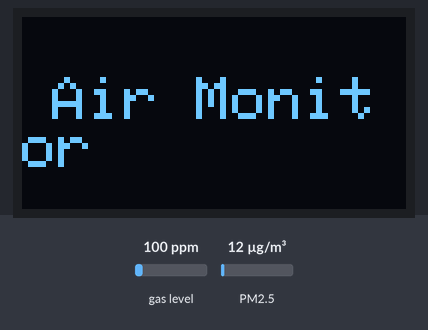
A sketch run on a simulated Arduino Uno, built with avr-gcc and run on an emulated ATmega328P. Shown: 128×64 one-colour display. Inputs (shaded band) come from the test bench; at power-on: gas level 100 ppm, PM2.5 12 µg/m³. What the sketch prints to the serial monitor is not drawn.

Above: at 0.1 s.
At 15.1 s:
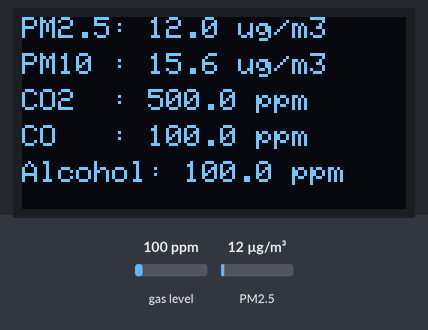

The sketch:

Arduino_Uno_R3_-_Air_Quality_Monitor.ino
```cpp
//----------------------------------------------------------------
// Arduino Uno R3 Air Quality Monitor
//
// Vincent Tjoa
// September 11, 2025

#include <Wire.h>
#include <Adafruit_GFX.h>
#include <Adafruit_SSD1306.h>
#include <SoftwareSerial.h>
#include <SDS011.h>
#include <MQUnifiedsensor.h>

// OLED Setup
#define SCREEN_WIDTH 128
#define SCREEN_HEIGHT 64
Adafruit_SSD1306 display(SCREEN_WIDTH, SCREEN_HEIGHT, &Wire, -1); // matches your test sketch

// SDS011 Setup
SoftwareSerial sdsSerial(8, 9); // RX=8, TX=9
SDS011 sds;

// MQ135 Setup
#define placa "Arduino UNO"
#define Voltage_Resolution 5
#define pin A0
#define type "MQ-135"
#define ADC_Bit_Resolution 10
#define RatioMQ135CleanAir 3.6

MQUnifiedsensor MQ135(placa, Voltage_Resolution, ADC_Bit_Resolution, pin, type);

// ESP-01 Forwarder
SoftwareSerial espSerial(2, 3); // RX=2, TX=3

// Data Variables
float PM25 = 0, PM10 = 0;
float CO = 0, CO2 = 0, Alcohol = 0;

unsigned long lastUpdate = 0;
const unsigned long updateInterval = 15000; // 15s

// Setup
void setup() {
  Serial.begin(9600);

  // 1. OLED first
  if (!display.begin(SSD1306_SWITCHCAPVCC, 0x3C)) {
    Serial.println("OLED init failed!");
    while (true);
  }
  display.clearDisplay();
  display.setTextSize(2);
  display.setCursor(10, 20);
  display.println("Air Monitor");
  display.display();
  delay(1000);
  Serial.println("OLED initialized");

  // 2. SDS011 init
  sdsSerial.begin(9600);
  sds.begin(8, 9);
  Serial.println("SDS011 initialized");

  // 3. ESP-01 serial init
  espSerial.begin(9600);
  Serial.println("ESP-01 serial ready");

  // 4. MQ135 init + calibration
  MQ135.setRegressionMethod(1);
  MQ135.init();
  float calcR0 = 0;
  for (int i = 1; i <= 10; i++) {
    MQ135.update();
    calcR0 += MQ135.calibrate(RatioMQ135CleanAir);
    delay(500);
    Serial.print(".");
  }
  MQ135.setR0(calcR0 / 10.0);
  Serial.println(" MQ135 calibrated");

  Serial.println("Setup complete!");
}

// Loop
void loop() {
  if (millis() - lastUpdate >= updateInterval) {
    lastUpdate = millis();

    // MQ135 Readings
    MQ135.update();
    MQ135.setA(110.47); MQ135.setB(-2.862); float co2 = MQ135.readSensor() + 400; // baseline offset
    MQ135.setA(605.18); MQ135.setB(-3.937); float co = MQ135.readSensor();
    MQ135.setA(77.255); MQ135.setB(-3.18); float alcohol = MQ135.readSensor();

    CO2 = co2; CO = co; Alcohol = alcohol;

    // SDS011 Readings
    int error;
    float p25, p10;
    error = sds.read(&p25, &p10);
    if (!error) {
      PM25 = p25;
      PM10 = p10;
    }

    // OLED Update
    display.clearDisplay();
    display.setTextSize(1);

    display.setCursor(0, 0);
    display.print("PM2.5: ");
    display.print(PM25, 1);
    display.println(" ug/m3");

    display.setCursor(0, 12);
    display.print("PM10 : ");
    display.print(PM10, 1);
    display.println(" ug/m3");

    display.setCursor(0, 24);
    display.print("CO2  : ");
    display.print(CO2, 1);
    display.println(" ppm");

    display.setCursor(0, 36);
    display.print("CO   : ");
    display.print(CO, 1);
    display.println(" ppm");

    display.setCursor(0, 48);
    display.print("Alcohol: ");
    display.print(Alcohol, 1);
    display.println(" ppm");

    display.display();

    // Forward to ESP-01
    espSerial.print(PM25); espSerial.print(",");
    espSerial.print(PM10); espSerial.print(",");
    espSerial.print(CO2);  espSerial.print(",");
    espSerial.print(CO);   espSerial.print(",");
    espSerial.println(Alcohol);

    // Debug to Serial Monitor
    Serial.print("Data Sent: ");
    Serial.print(PM25); Serial.print(",");
    Serial.print(PM10); Serial.print(",");
    Serial.print(CO2);  Serial.print(",");
    Serial.print(CO);   Serial.print(",");
    Serial.println(Alcohol);
  }
}
```
